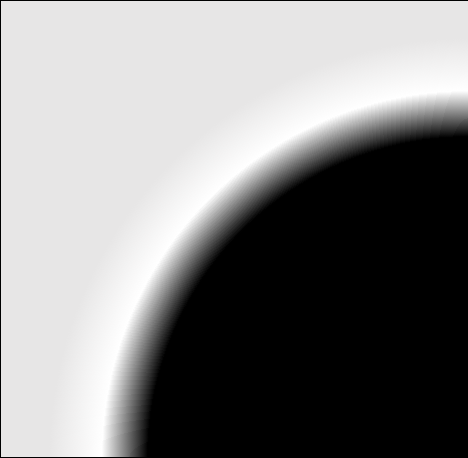
#> input picture week12/0518_5p.png, 468 x 458 px
$ python ex1.py
#> lines starting #> are read from the running program, lines starting #| are printed output that depends on the picture; after the words box and inside, x2 and y2 are one past the last pixel; in counts of white or black regions, pixels touching at a corner belong together
import cv2
img = cv2.imread('0518_5p.png')
#> img is the input picture: shape (458, 468, 3); mean B, G, R 132.6, 132.6, 133
ret, th = cv2.threshold(img, 127, 255, cv2.THRESH_BINARY)
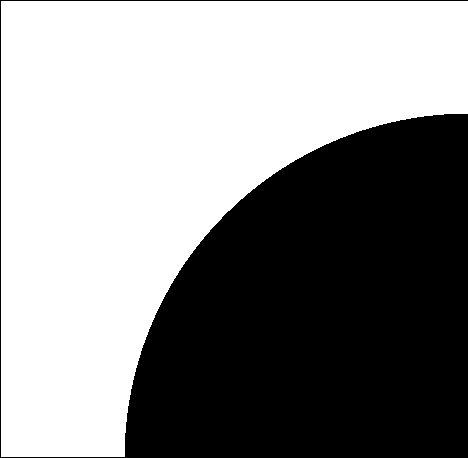
#> th: shape (458, 468, 3); 56.2% white; 1 black region, box (x1, y1, x2, y2) and area: (0, 0, 468, 458) 93859
edges = cv2.Canny(th, 127, 255)
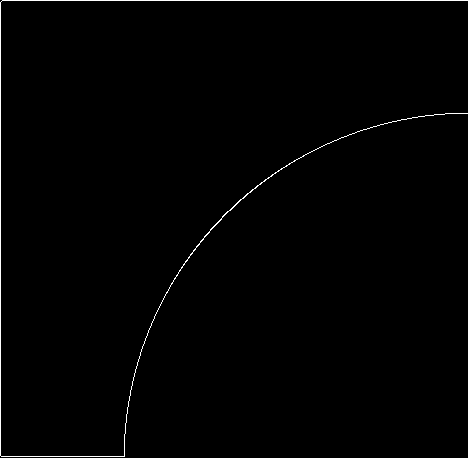
#> edges: shape (458, 468); 0.75% white in thin lines or dots
cv2.imshow('eg', edges)
cv2.waitKey()
